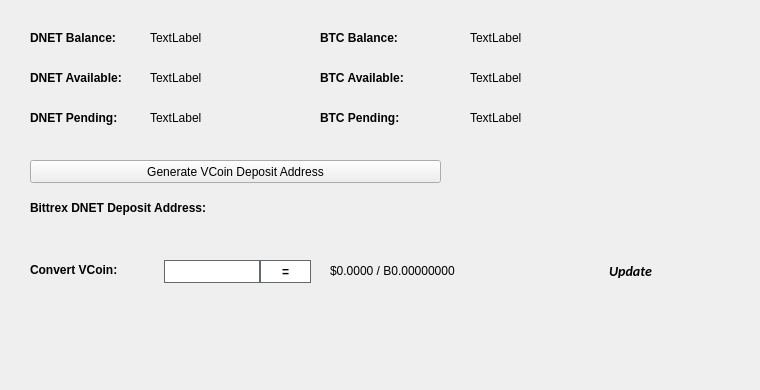
   <widget class="QWidget" name="BalanceTab">
    <attribute name="title">
     <string>Balance</string>
    </attribute>
    <widget class="QLabel" name="BitcoinBalanceLabel">
     <property name="geometry">
      <rect>
       <x>470</x>
       <y>30</y>
       <width>150</width>
       <height>16</height>
      </rect>
     </property>
     <property name="text">
      <string>TextLabel</string>
     </property>
    </widget>
    <widget class="QLabel" name="DNETBalanceLabel">
     <property name="geometry">
      <rect>
       <x>150</x>
       <y>30</y>
       <width>150</width>
       <height>16</height>
      </rect>
     </property>
     <property name="text">
      <string>TextLabel</string>
     </property>
    </widget>
    <widget class="QLabel" name="label_11">
     <property name="geometry">
      <rect>
       <x>30</x>
       <y>30</y>
       <width>101</width>
       <height>16</height>
      </rect>
     </property>
     <property name="font">
      <font>
       <weight>75</weight>
       <bold>true</bold>
      </font>
     </property>
     <property name="text">
      <string>DNET Balance:</string>
     </property>
    </widget>
    <widget class="QLabel" name="label_12">
     <property name="geometry">
      <rect>
       <x>320</x>
       <y>30</y>
       <width>101</width>
       <height>16</height>
      </rect>
     </property>
     <property name="font">
      <font>
       <weight>75</weight>
       <bold>true</bold>
      </font>
     </property>
     <property name="text">
      <string>BTC Balance:</string>
     </property>
    </widget>
    <widget class="QLabel" name="DNETAvailableLabel_2">
     <property name="geometry">
      <rect>
       <x>150</x>
       <y>70</y>
       <width>150</width>
       <height>16</height>
      </rect>
     </property>
     <property name="text">
      <string>TextLabel</string>
     </property>
    </widget>
    <widget class="QLabel" name="label_13">
     <property name="geometry">
      <rect>
       <x>30</x>
       <y>70</y>
       <width>111</width>
       <height>16</height>
      </rect>
     </property>
     <property name="font">
      <font>
       <weight>75</weight>
       <bold>true</bold>
      </font>
     </property>
     <property name="text">
      <string>DNET Available:</string>
     </property>
    </widget>
    <widget class="QLabel" name="label_14">
     <property name="geometry">
      <rect>
       <x>30</x>
       <y>110</y>
       <width>101</width>
       <height>16</height>
      </rect>
     </property>
     <property name="font">
      <font>
       <weight>75</weight>
       <bold>true</bold>
      </font>
     </property>
     <property name="text">
      <string>DNET Pending:</string>
     </property>
    </widget>
    <widget class="QLabel" name="DNETPendingLabel">
     <property name="geometry">
      <rect>
       <x>150</x>
       <y>110</y>
       <width>150</width>
       <height>16</height>
      </rect>
     </property>
     <property name="text">
      <string>TextLabel</string>
     </property>
    </widget>
    <widget class="QLabel" name="label_15">
     <property name="geometry">
      <rect>
       <x>320</x>
       <y>70</y>
       <width>111</width>
       <height>16</height>
      </rect>
     </property>
     <property name="font">
      <font>
       <weight>75</weight>
       <bold>true</bold>
      </font>
     </property>
     <property name="text">
      <string>BTC Available:</string>
     </property>
    </widget>
    <widget class="QLabel" name="BitcoinAvailableLabel">
     <property name="geometry">
      <rect>
       <x>470</x>
       <y>70</y>
       <width>150</width>
       <height>16</height>
      </rect>
     </property>
     <property name="text">
      <string>TextLabel</string>
     </property>
    </widget>
    <widget class="QLabel" name="label_31">
     <property name="geometry">
      <rect>
       <x>320</x>
       <y>110</y>
       <width>111</width>
       <height>16</height>
      </rect>
     </property>
     <property name="font">
      <font>
       <weight>75</weight>
       <bold>true</bold>
      </font>
     </property>
     <property name="text">
      <string>BTC Pending:</string>
     </property>
    </widget>
    <widget class="QLabel" name="BitcoinPendingLabel">
     <property name="geometry">
      <rect>
       <x>470</x>
       <y>110</y>
       <width>150</width>
       <height>16</height>
      </rect>
     </property>
     <property name="text">
      <string>TextLabel</string>
     </property>
    </widget>
    <widget class="QLabel" name="label_33">
     <property name="geometry">
      <rect>
       <x>30</x>
       <y>200</y>
       <width>221</width>
       <height>16</height>
      </rect>
     </property>
     <property name="font">
      <font>
       <weight>75</weight>
       <bold>true</bold>
      </font>
     </property>
     <property name="text">
      <string>Bittrex DNET Deposit Address:</string>
     </property>
    </widget>
    <widget class="QPushButton" name="GenDepositBTN">
     <property name="geometry">
      <rect>
       <x>30</x>
       <y>160</y>
       <width>411</width>
       <height>23</height>
      </rect>
     </property>
     <property name="text">
      <string>Generate VCoin Deposit Address</string>
     </property>
     <property name="icon">
      <iconset resource="../darknet.qrc">
       <normaloff>:/icons/bitcoin</normaloff>:/icons/bitcoin</iconset>
     </property>
    </widget>
    <widget class="QLabel" name="DepositAddressLabel">
     <property name="geometry">
      <rect>
       <x>200</x>
       <y>200</y>
       <width>261</width>
       <height>16</height>
      </rect>
     </property>
     <property name="palette">
      <palette>
       <active>
        <colorrole role="WindowText">
         <brush brushstyle="SolidPattern">
          <color alpha="255">
           <red>0</red>
           <green>0</green>
           <blue>0</blue>
          </color>
         </brush>
        </colorrole>
        <colorrole role="Text">
         <brush brushstyle="SolidPattern">
          <color alpha="255">
           <red>0</red>
           <green>0</green>
           <blue>255</blue>
          </color>
         </brush>
        </colorrole>
       </active>
       <inactive>
        <colorrole role="WindowText">
         <brush brushstyle="SolidPattern">
          <color alpha="255">
           <red>0</red>
           <green>0</green>
           <blue>0</blue>
          </color>
         </brush>
        </colorrole>
        <colorrole role="Text">
         <brush brushstyle="SolidPattern">
          <color alpha="255">
           <red>0</red>
           <green>0</green>
           <blue>255</blue>
          </color>
         </brush>
        </colorrole>
       </inactive>
       <disabled>
        <colorrole role="WindowText">
         <brush brushstyle="SolidPattern">
          <color alpha="255">
           <red>120</red>
           <green>120</green>
           <blue>120</blue>
          </color>
         </brush>
        </colorrole>
        <colorrole role="Text">
         <brush brushstyle="SolidPattern">
          <color alpha="255">
           <red>120</red>
           <green>120</green>
           <blue>120</blue>
          </color>
         </brush>
        </colorrole>
       </disabled>
      </palette>
     </property>
     <property name="font">
      <font>
       <weight>75</weight>
       <bold>true</bold>
      </font>
     </property>
     <property name="text">
      <string/>
     </property>
     <property name="alignment">
      <set>Qt::AlignRight|Qt::AlignTrailing|Qt::AlignVCenter</set>
     </property>
     <property name="textInteractionFlags">
      <set>Qt::LinksAccessibleByMouse|Qt::TextSelectableByKeyboard|Qt::TextSelectableByMouse</set>
     </property>
    </widget>
    <widget class="QLabel" name="label_8">
     <property name="geometry">
      <rect>
       <x>460</x>
       <y>300</y>
       <width>281</width>
       <height>81</height>
      </rect>
     </property>
     <property name="text">
      <string/>
     </property>
     <property name="pixmap">
      <pixmap>:/images/bleutrade</pixmap>
     </property>
    </widget>
    <widget class="QWidget" name="widgetConversion" native="true">
     <property name="geometry">
      <rect>
       <x>0</x>
       <y>250</y>
       <width>751</width>
       <height>43</height>
      </rect>
     </property>
     <property name="minimumSize">
      <size>
       <width>0</width>
       <height>43</height>
      </size>
     </property>
     <property name="styleSheet">
      <string notr="true"/>
     </property>
     <widget class="QPushButton" name="btnUpdateMarketData">
      <property name="geometry">
       <rect>
        <x>575</x>
        <y>0</y>
        <width>111</width>
        <height>41</height>
       </rect>
      </property>
      <property name="sizePolicy">
       <sizepolicy hsizetype="Expanding" vsizetype="Expanding">
        <horstretch>0</horstretch>
        <verstretch>0</verstretch>
       </sizepolicy>
      </property>
      <property name="font">
       <font>
        <family>calibri</family>
        <pointsize>-1</pointsize>
        <weight>75</weight>
        <italic>true</italic>
        <bold>true</bold>
       </font>
      </property>
      <property name="styleSheet">
       <string notr="true">margin:0px;text-align:center;padding:2px;border-radius:3px;font-style:italic;width:100px;font-size:14px;font-family:calibri;font-weight:600;</string>
      </property>
      <property name="text">
       <string>Update</string>
      </property>
      <property name="iconSize">
       <size>
        <width>150</width>
        <height>35</height>
       </size>
      </property>
      <property name="autoDefault">
       <bool>true</bool>
      </property>
      <property name="default">
       <bool>true</bool>
      </property>
     </widget>
     <widget class="QLabel" name="lblConvertVCoin">
      <property name="geometry">
       <rect>
        <x>30</x>
        <y>10</y>
        <width>131</width>
        <height>20</height>
       </rect>
      </property>
      <property name="styleSheet">
       <string notr="true"/>
      </property>
      <property name="text">
       <string>&lt;html&gt;&lt;head/&gt;&lt;body&gt;&lt;p&gt;&lt;span style=&quot; font-weight:600;&quot;&gt;Convert VCoin:&lt;/span&gt;&lt;/p&gt;&lt;/body&gt;&lt;/html&gt;</string>
      </property>
     </widget>
     <widget class="QLineEdit" name="txtConvertVCoinQty">
      <property name="geometry">
       <rect>
        <x>160</x>
        <y>10</y>
        <width>100</width>
        <height>23</height>
       </rect>
      </property>
      <property name="minimumSize">
       <size>
        <width>100</width>
        <height>23</height>
       </size>
      </property>
      <property name="maximumSize">
       <size>
        <width>100</width>
        <height>16777215</height>
       </size>
      </property>
      <property name="styleSheet">
       <string notr="true">border: 1px solid #61696c;margin-left:4px;</string>
      </property>
     </widget>
     <widget class="QPushButton" name="btnConvertVCoin">
      <property name="geometry">
       <rect>
        <x>260</x>
        <y>10</y>
        <width>51</width>
        <height>23</height>
       </rect>
      </property>
      <property name="minimumSize">
       <size>
        <width>0</width>
        <height>23</height>
       </size>
      </property>
      <property name="styleSheet">
       <string notr="true">border:1px solid #61696c;background:white;font-weight:600;</string>
      </property>
      <property name="text">
       <string>=</string>
      </property>
     </widget>
     <widget class="QLabel" name="lblConvertVCoinResults">
      <property name="geometry">
       <rect>
        <x>330</x>
        <y>0</y>
        <width>201</width>
        <height>41</height>
       </rect>
      </property>
      <property name="styleSheet">
       <string notr="true"/>
      </property>
      <property name="text">
       <string>$0.0000 / B0.00000000</string>
      </property>
     </widget>
     <widget class="QLabel" name="iconOverviewUpdateWait">
      <property name="geometry">
       <rect>
        <x>670</x>
        <y>10</y>
        <width>24</width>
        <height>24</height>
       </rect>
      </property>
      <property name="text">
       <string/>
      </property>
      <property name="pixmap">
       <pixmap resource="../darknet.qrc">:/icons/transaction_1</pixmap>
      </property>
      <property name="scaledContents">
       <bool>true</bool>
      </property>
      <property name="alignment">
       <set>Qt::AlignCenter</set>
      </property>
     </widget>
    </widget>
   </widget>
